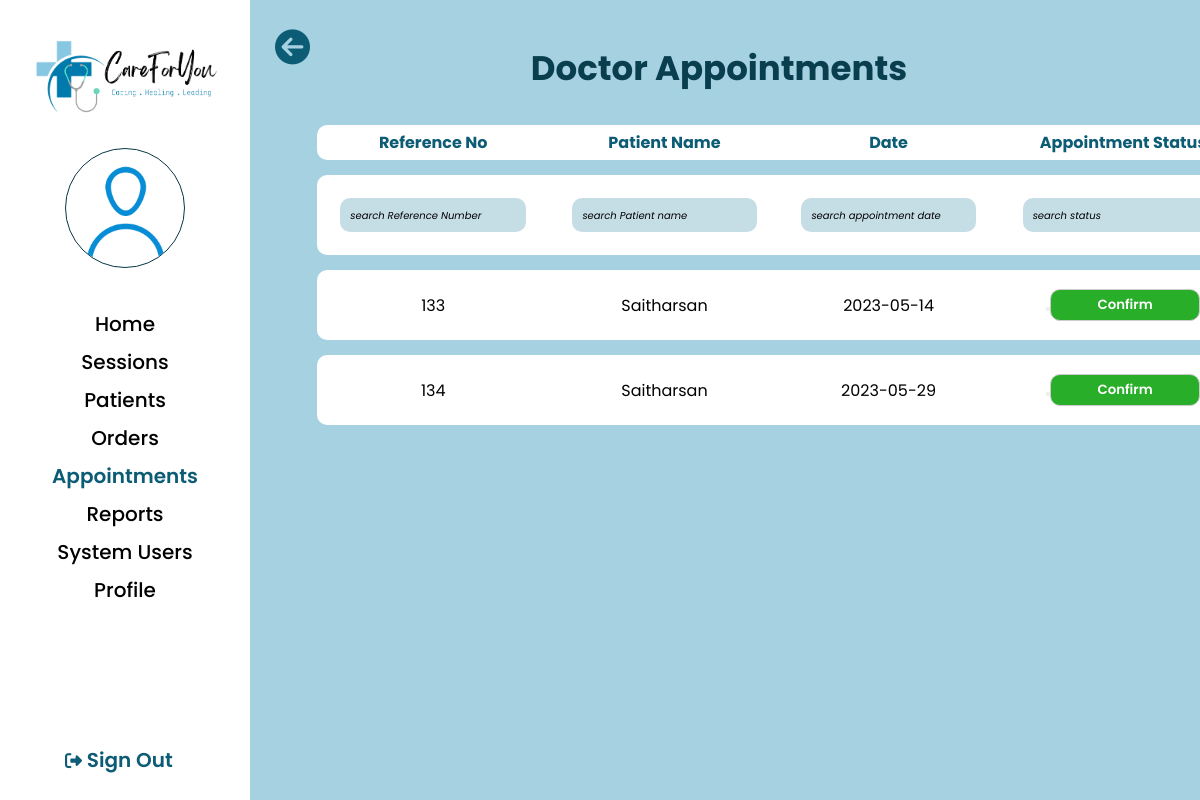
The app's page /admin/admin-doc-appointment.php (signed in) with its own data.
### tables this page shows
CREATE TABLE `tbl_docappointment` (
  `docapt_id` int(11) NOT NULL,
  `session_id` int(11) NOT NULL,
  `docapt_time` varchar(100) NOT NULL,
  `docapt_no` int(11) NOT NULL,
  `docapt_status` int(11) NOT NULL,
  `pat_name` varchar(200) NOT NULL,
  `relationship` varchar(50) NOT NULL,
  `pat_nic` varchar(20) NOT NULL,
  `pat_contact` varchar(20) NOT NULL,
  `created_by` int(11) NOT NULL,
  `created_at` timestamp NULL DEFAULT current_timestamp(),
  `my_other` varchar(10) NOT NULL,
  `net_total` varchar(10) NOT NULL,
  `docapt_flag` int(11) NOT NULL,
  `prescription_name` varchar(255) NOT NULL,
  `other_remark` varchar(255) NOT NULL,
  `record_access` int(11) NOT NULL
);

CREATE TABLE `tbl_patient` (
  `p_id` int(10) NOT NULL,
  `userid` int(10) NOT NULL,
  `first_name` varchar(100) NOT NULL,
  `last_name` varchar(100) NOT NULL,
  `gender` varchar(30) NOT NULL,
  `dob` varchar(15) NOT NULL,
  `nic` varchar(20) NOT NULL,
  `contact` int(10) NOT NULL,
  `address` varchar(255) NOT NULL,
  `profile_picture` varchar(255) NOT NULL DEFAULT 'user.png',
  `acc_createdate` varchar(50) NOT NULL
);

CREATE TABLE `tbl_docsession` (
  `session_id` int(11) NOT NULL,
  `doctor_id` int(100) NOT NULL,
  `date` date NOT NULL,
  `time_slot` varchar(100) NOT NULL,
  `room_no` varchar(100) NOT NULL,
  `assistant_id` int(11) NOT NULL,
  `created_at` timestamp NOT NULL DEFAULT current_timestamp(),
  `no_of_appointment` int(11) NOT NULL DEFAULT 0,
  `status` int(11) NOT NULL DEFAULT 0
);

### admin/admin_getinfo.php (called while the page is built, shortened)
<?php
    if(isset($_SESSION['user']))
    {
        $user  = $_SESSION['user'];
        $sql = "SELECT userid,email FROM tbl_sysusers WHERE username='$user' ";
        $res = mysqli_query($conn, $sql);
        if($res == TRUE)
        {
            $count =mysqli_num_rows($res);
            if($count == 1)
            {
                $row = mysqli_fetch_assoc($res);
                $Admin_userid = $row['userid'];
            }
        }
        $sql2 = "SELECT * FROM tbl_admin WHERE userid=$Admin_userid";
        $res2 = mysqli_query($conn, $sql2);
        if($res2 == TRUE)
        {
            $count2 =mysqli_num_rows($res2);
            if($count2 == 1)
            {
                $row2 = mysqli_fetch_assoc($res2);
                $Admin_profile_picture = $row2['profile_picture'];
            }
        }
    }
?>

### admin/admin-doc-appointment.php (the view, shortened to what this page needs)
<?php include('../config/constants.php') ?>
<!DOCTYPE html>
<html lang="en">
<head>
    <link rel="stylesheet" href="../css/admin-appointment.css">
</head>
<?php
  $sql = "SELECT * FROM
  tbl_docappointment INNER JOIN tbl_docsession ON tbl_docappointment.session_id = tbl_docsession.session_id
  INNER JOIN tbl_doctor ON tbl_docsession.doctor_id = tbl_doctor.doctor_id
  INNER JOIN tbl_patient ON tbl_docappointment.created_by = tbl_patient.userid ";
  $result = mysqli_query($conn,$sql);
?>
<body>
<?php include('admin_getinfo.php') ?>
    <div class="wrapper">
        <div class="sidebar">
            <a href="../index.php"><img src="../images/logo.png" alt="logo" class="logo"></a>
            <img src="../images/user-profilepic/admin/<?php echo $Admin_profile_picture; ?>" alt="user" class="imgframe">
            <ul>
                <li><a href="admin_home.php">Home</a></li>
                <li><a href="admin-session-view.php">Sessions</a></li>
                <li><a href="admin-patient-view.php">Patients</a></li>
                <li><a href="admin-order-view.php">Orders</a></li>
                <li><a href="admin-appointment.php"><div class="highlighttext">Appointments</div></a></li>
                <li><a href="#">Reports</a></li>
                <li><a href="admin-system-users.php">System Users</a></li>
                <li><a href="admin_viewprofile.php">Profile</a></li>
            </ul>
            <div class="signouttext"><a href="../logout.php"><i class="fa-solid fa-right-from-bracket"></i> Sign Out </a></div>
            <div class="main_content">
                <div class="info">
                    <div class="back" onclick="location.href='admin-appointment.php'">
                        <i class="fa-solid fa-circle-arrow-left" style="font-size: 35px;"></i>
                    </div>
                   <div class="doc-apt-title"> Doctor Appointments</div>
                    <span>
                        <table class="tbl-main-doc-appoint" id="tbl-main-app">
                            <thead>
                                <tr>
                                <td>Reference No</td>
                                <td>Patient Name</td>
                                 <td>Date</td>
                                <td>Appointment Status</td>
                                </tr>
                            </thead>
                            <tbody>
                                    <tr>
                                        <td><input type="text" class="search-appoint" name="#" id="ref_no" autofocus="true" placeholder="search Reference Number" onkeyup="filterReferenceNO()" /></td>
                                        <td><input type="text" class="search-appoint" name="#" id="patient_name" autofocus="true" placeholder="search Patient name" onkeyup="filterPatientName()" /></td>
                                        <td><input type="text" class="search-appoint" name="#" id="date" autofocus="true" placeholder="search appointment date" onkeyup="filterDate()" /></td>
                                        <td><input type="text" class="search-appoint" name="#" id="appt_status" autofocus="true" placeholder="search status" onkeyup="filterStatus()"/></td>
                                    </tr>
                                    <?php
                                    if($result){
                            while($row=mysqli_fetch_array($result)){
                                 ?>
                                        <tr>
                                            <td><?php echo $row['docapt_id'] ?></td>
                                            <td>
                                                <?php
                                                      if($row['my_other']==0){
                                                        echo $row['first_name'];
                                                      }
                                                ?>
                                            </td>
                                            <td><?php echo $row['date'] ?></td>
                                            <td><button class="btn-green">
                                             <?php
                              if($row['docapt_status']==0){
                                echo '<button vs class="btn-pending"> Pending </button>';
                              }else if($row['docapt_status']==1){
                                echo '<button class="btn-confirmed"> Confirm</button>';
                              }else if($row['docapt_status']==2){
                                echo '<button class="btn-completed"> completed </button>';
                              }else if($row['docapt_status']==3){
                                echo '<button class="btn-cancelled"> cancelled </button>';
                              }else if($row['docapt_status']==4){
                                echo '<button class="btn-nattended">  Not Attended</button>';
                              }
                              ?>
                                              </td>
                                        </tr>
                                       <?php
                            }
                        }
                                       ?>
                            </tbody>
                        </table>
                    </span>
                </div>
            </div>
        </div>
</body>
</html>

### css/admin-appointment.css (style rules this page uses)
* { margin: 0px; padding: 0px; box-sizing: border-box; list-style: none; text-decoration: none; font-family: 'Poppins', sans-serif; }
body { background-color: #A5D1E1; }
.back { position: absolute; left: 275px; top: 30px; color: #0D5C75; cursor: pointer; }
.wrapper { display: flex; position: relative; }
.wrapper .sidebar { width: 250px; height: 100%; background: #FFFFFF; padding: 30px 0px; position: fixed; }
.logo { width: 200px; margin-top: 0px; margin-left: 25px; }
.imgframe { width: 120px; height: 120px; margin-top: 20px; margin-left: 65px; border: 1px solid #083746; border-radius: 50%; }
.wrapper .sidebar ul { margin-top: 20px; text-align: center; font-size: 20px; font-weight: 500; padding: 10px; }
.wrapper .sidebar ul li { padding: 4px; vertical-align: middle; }
.wrapper .sidebar ul li a { color: #000000; display: block; }
.signouttext { color: #0D5C75; text-align: center; font-size: 20px; font-weight: 600; position: absolute; bottom: 25px; left: 65px; }
.wrapper .sidebar .signouttext a { color: #0D5C75; display: block; }
.fa-solid { font-size: 17px; }
.wrapper .main_content { width: 100%; margin-left: 250px; margin-top: 50px; text-align: center; }
.wrapper .main_content .info { margin: 20px; color: #000000; line-height: 25px; }
.wrapper .main_content .info div { margin-bottom: 20px; }
.highlighttext { color: #0D5C75; font-weight: 600; display: inline; }
.doc-apt-title { position: absolute; left: 474px; top: 56px; font-size: 34px; font-weight: 626; width: 490px; color: #093e4e; margin-bottom: -15px; }
.tbl-main-doc-appoint { position: absolute; left: 317px; top: 110px; width: 1194px; margin-left:auto; margin-right:auto; border-collapse: separate; border-spacing: 0 15px; }
.tbl-main-doc-appoint tr { background-color: #ffffff; }
.tbl-main-doc-appoint thead td { color: #0D5C75; font-weight: 700; padding: 5px; }
.tbl-main-doc-appoint td { color: #000000; text-align: center; width: 300px; padding: 15px; padding-left: 0%; padding-right: 0%; }
.tbl-main-doc-appoint td:first-child, th:first-child { border-radius: 10px 0 0 10px; }
.search-appoint { width: 80%; padding: 7px 7px 7px 10px; margin: 8px 0; box-sizing: border-box; border-radius: 10px; border: none; background-color:#c5dde5; }
.search-appoint::placeholder { color: rgb(0, 0, 0); font-size: 10px; font-style: italic; }
.btn-confirmed { width: 175px; width: 150px; background-color: #28ae28; padding: 5px; padding-left: 10px; padding-right: 10px; border-radius: 10px; border: 1px solid #ccc; color: #ffffff; font-weight: 550; }

### records on screen
tbl_docappointment: docapt_id "133", tbl_patient.first_name "Saitharsan", session.date "2023-05-14", docapt_status "Confirm"
tbl_docappointment: docapt_id "134", tbl_patient.first_name "Saitharsan", session.date "2023-05-29", docapt_status "Confirm"
